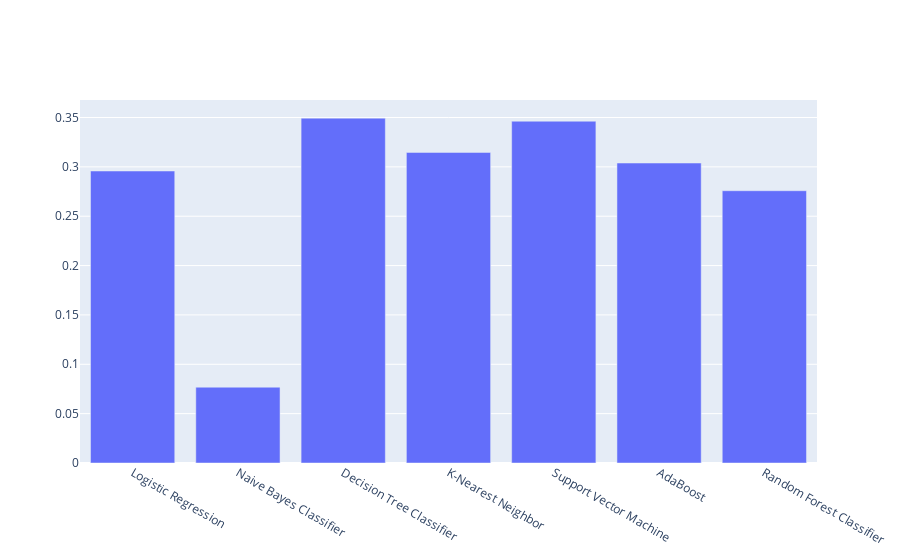

Notebook code for this chart:
### Code cell
%matplotlib inline
fig = plt.figure(figsize=(5, 10))
models=['Logistic Regression','Naive Bayes Classifier','Decision Tree Classifier','K-Nearest Neighbor','Support Vector Machine','AdaBoost','Random Forest Classifier']
fig = go.Figure(data=[go.Bar(name='recall_score', x=models, y=[LR_f,NB_f,DT_f,knn_f,svm_f,adb_f,RF_f])])
fig.show()

### Figure 1 — Plotly figure (JSON) as saved in the notebook; plotly's stock layout.template omitted (floating-point values rounded to 4 significant figures)
{"data": [{"name": "recall_score", "type": "bar", "x": ["Logistic Regression", "Naive Bayes Classifier", "Decision Tree Classifier", "K-Nearest Neighbor", "Support Vector Machine", "AdaBoost", "Random Forest Classifier"], "y": [0.2958, 0.0768, 0.3493, 0.3146, 0.3462, 0.3039, 0.2758]}], "layout": {}}
